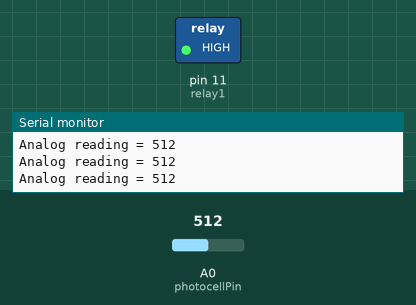
A sketch run on a simulated Arduino Uno, built with avr-gcc and run on an emulated ATmega328P. Shown: switched loads named in the sketch (green lamp = pin HIGH), the last lines printed to the serial monitor. Inputs (shaded band) come from the test bench; at power-on: A0 (photocellPin) = 512.

Above: at 1.2 s.
1.3 s: A0 (photocellPin) set to 797
2.8 s: A0 (photocellPin) set to 822
At 4.0 s:
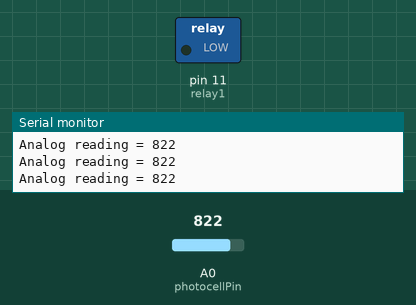
4.3 s: A0 (photocellPin) set to 801
At 4.8 s:
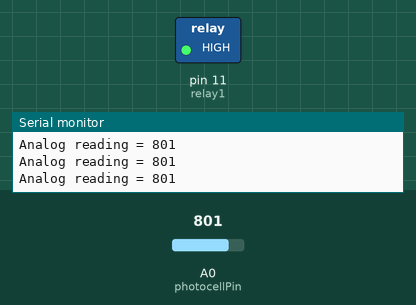
7.3 s: A0 (photocellPin) set to 821
At 8.3 s:
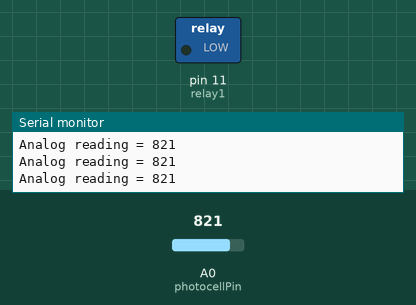
Timing chart, 0 to 10.3 s (numbered marks = the images above; inputs shaded):
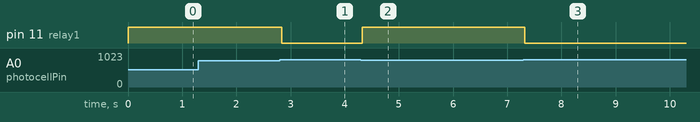

Measured:
- the behaviour switches between 810 and 811 on A0 (photocellPin) (found by bisection; images 0 and 1)
- after the input at 2.8 s, pin 11 (relay1): HIGH → LOW at once
- after the input at 4.3 s, pin 11 (relay1): LOW → HIGH at once
- after the input at 7.3 s, pin 11 (relay1): HIGH → LOW at once

The sketch:

ChemECar1.ino
```cpp
/* Photocell simple testing sketch.

Connect one end of the photocell to 5V, the other end to Analog 0.
Then connect one end of a 10K resistor from Analog 0 to ground
Connect LED from pin 11 through a resistor to ground
For more information see http://learn.adafruit.com/photocells */

int photocellPin = 0;     // the cell and 10K pulldown are connected to a0
int photocellReading;     // the analog reading from the sensor divider
int relay1 = 11;          // connect relay to pin 11 (PWM pin)
int relayPower; //
void setup() {
  // We'll send debugging information via the Serial monitor
  Serial.begin(9600);
  pinMode(11, OUTPUT);
}

void loop() {
  photocellReading = analogRead(photocellPin);

  Serial.print("Analog reading = ");
  Serial.println(photocellReading);     // the raw analog reading

  // LED gets brighter the darker it is at the sensor
  // that means we have to -invert- the reading from 0-1023 back to 1023-0
  if (photocellReading>=811){
    digitalWrite(relay1,LOW);
  }
  else{
    digitalWrite(relay1,HIGH);
  }

 // photocellReading = 1023 - photocellReading;
  //now we have to map 0-1023 to 0-255 since thats the range analogWrite uses
 // LEDbrightness = map(photocellReading, 0, 1023, 0, 255);
  //analogWrite(LEDpin, LEDbrightness);
}
```
